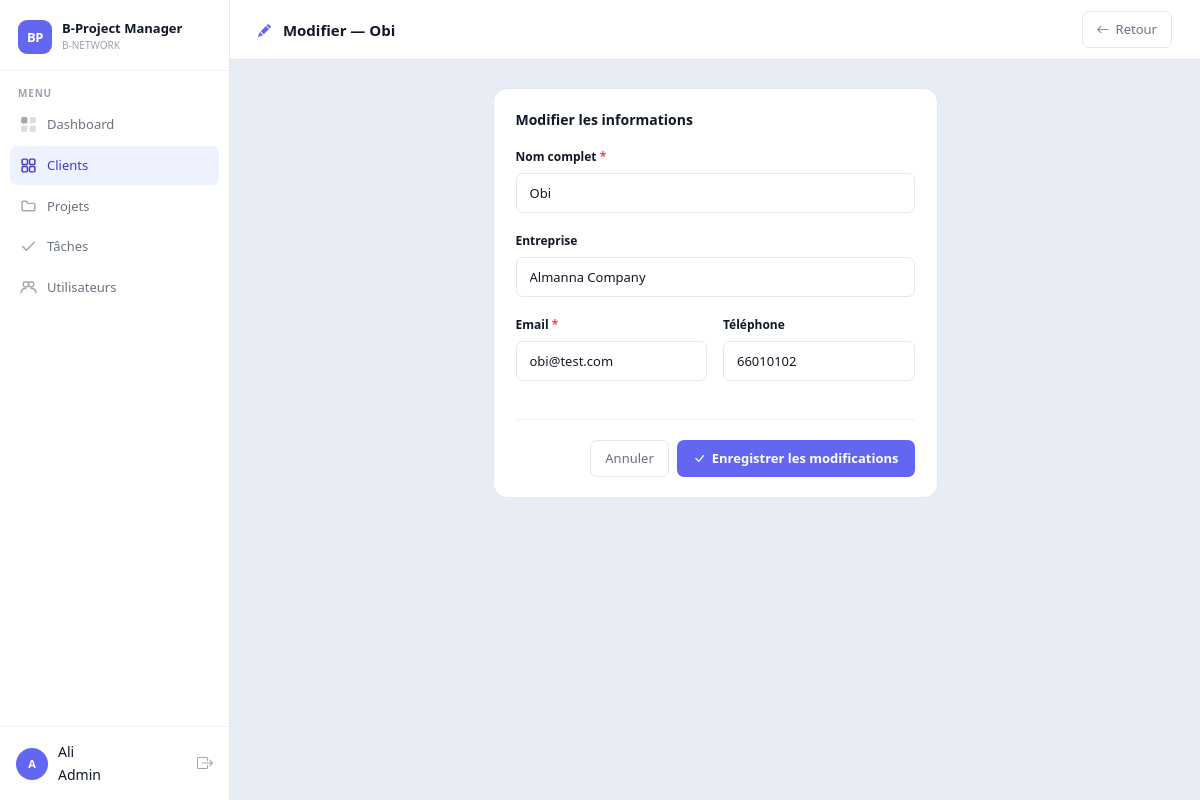
Page /bproject/views/clients/edit.php?id=1 (signed in) on the committed database.
### tables this page shows
CREATE TABLE `clients` (
  `id` int(11) NOT NULL,
  `name` varchar(100) NOT NULL,
  `email` varchar(100) DEFAULT NULL,
  `phone` varchar(20) DEFAULT NULL,
  `company` varchar(100) DEFAULT NULL,
  `created_at` timestamp NOT NULL DEFAULT current_timestamp()
);

### bproject/views/clients/edit.php (the view, shortened to what this page needs)
<?php
include "../layout/header.php";
include "../layout/sidebar.php";
require_once "../../config/database.php";
$id = intval($_GET['id']);
$stmt = mysqli_prepare($conn, "SELECT * FROM clients WHERE id = ?");
mysqli_stmt_bind_param($stmt, "i", $id);
mysqli_stmt_execute($stmt);
$result = mysqli_stmt_get_result($stmt);
$client = mysqli_fetch_assoc($result);
$name    = $client['name'];
$email   = $client['email'];
$phone   = $client['phone']   ?? '';
$company = $client['company'] ?? '';
?>
<div class="bp-topbar">
  <span class="bp-page-title">
    <i class="bi bi-pencil-fill me-2" style="color:var(--accent);font-size:13px;"></i>
    Modifier — <?php echo htmlspecialchars($client['name']); ?>
  </span>
  <a href="index.php" class="btn-bp-ghost">
    <i class="bi bi-arrow-left"></i> Retour
  </a>
</div>
<div class="bp-content">
  <div class="row justify-content-center">
    <div class="col-12 col-lg-6">
      <div class="bp-card">
        <div class="bp-card-title">Modifier les informations</div>
        <form method="POST">
          <div class="bp-form-group">
            <label class="bp-label">
              Nom complet <span style="color:#ef4444;">*</span>
            </label>
            <input type="text" name="name" class="bp-input"
                   value="<?php echo htmlspecialchars($name); ?>"
                   required autofocus>
          </div>
          <div class="bp-form-group">
            <label class="bp-label">Entreprise</label>
            <input type="text" name="company" class="bp-input"
                   value="<?php echo htmlspecialchars($company); ?>">
          </div>
          <div class="row g-3">
            <div class="col-6">
              <div class="bp-form-group">
                <label class="bp-label">
                  Email <span style="color:#ef4444;">*</span>
                </label>
                <input type="email" name="email" class="bp-input"
                       value="<?php echo htmlspecialchars($email); ?>"
                       required>
              </div>
            </div>
            <div class="col-6">
              <div class="bp-form-group">
                <label class="bp-label">Téléphone</label>
                <input type="text" name="phone" class="bp-input"
                       value="<?php echo htmlspecialchars($phone); ?>">
              </div>
            </div>
          </div>
          <div class="divider"></div>
          <div class="d-flex gap-2 justify-content-end">
            <a href="index.php" class="btn-bp-ghost">Annuler</a>
            <button type="submit" class="btn-bp-primary">
              <i class="bi bi-check-lg"></i> Enregistrer les modifications
            </button>
          </div>
        </form>
      </div>
    </div>
  </div>
</div>
<?php include "../layout/footer.php"; ?>

### bproject/assets/css/bproject.css (style rules this page uses)
:root { --accent: #6366f1; --accent-hover: #4f46e5; --accent-light: #eef2ff; --accent-text: #4338ca; --sidebar-w: 230px; --topbar-h: 60px; --bg-page: #e8edf5; --bg-card: #ffffff; --border: #e5e7eb; --border-light: #f0f0f5; --text-1: #111827; --text-2: #6b7280; --text-3: #9ca3af; --radius-lg: 14px; --radius-md: 10px; --radius-sm: 7px; --shadow-sm: 0 1px 4px rgba(0,0,0,0.07); --shadow: 0 4px 20px rgba(0,0,0,0.08); }
*, *::before, *::after { box-sizing: border-box; }
body { font-family: 'Segoe UI', system-ui, -apple-system, sans-serif; background: var(--bg-page); color: var(--text-1); margin: 0; font-size: 14px; line-height: 1.6; }
.bp-topbar { height: var(--topbar-h); background: var(--bg-card); border-bottom: 1px solid var(--border); display: flex; align-items: center; padding: 0 28px; gap: 14px; position: sticky; top: 0; z-index: 50; }
.bp-page-title { font-size: 15px; font-weight: 700; color: var(--text-1); flex: 1; }
.bp-content { padding: 28px; flex: 1; }
.btn-bp-primary { background: var(--accent); color: #fff; border: none; padding: 8px 16px; border-radius: var(--radius-sm); font-size: 13px; font-weight: 600; cursor: pointer; display: inline-flex; align-items: center; gap: 6px; transition: background 0.15s, transform 0.1s; text-decoration: none; }
.btn-bp-ghost { background: transparent; border: 1px solid var(--border); color: var(--text-2); padding: 7px 14px; border-radius: var(--radius-sm); font-size: 13px; cursor: pointer; transition: background 0.15s; text-decoration: none; display: inline-flex; align-items: center; gap: 6px; }
.bp-card { background: var(--bg-card); border: 1px solid var(--border); border-radius: var(--radius-lg); padding: 20px 22px; }
.bp-card-title { font-size: 14px; font-weight: 700; color: var(--text-1); margin-bottom: 16px; }
.bp-form-group { margin-bottom: 18px; }
.bp-label { display: block; font-size: 12px; font-weight: 600; color: var(--text-1); margin-bottom: 6px; }
.bp-input, .bp-select, .bp-textarea { width: 100%; padding: 9px 13px; border: 1px solid var(--border); border-radius: var(--radius-sm); font-size: 13px; color: var(--text-1); background: var(--bg-card); transition: border-color 0.15s, box-shadow 0.15s; font-family: inherit; }
.divider { height: 1px; background: var(--border-light); margin: 20px 0; }
.gap-2 { gap: 8px; }

### rows in the picture
clients: name "Obi", company "Almanna Company", email "obi@test.com", phone "66010102"

### other values in the picture
$initials "A"
$user_name "Ali"
$role_label "Admin"
